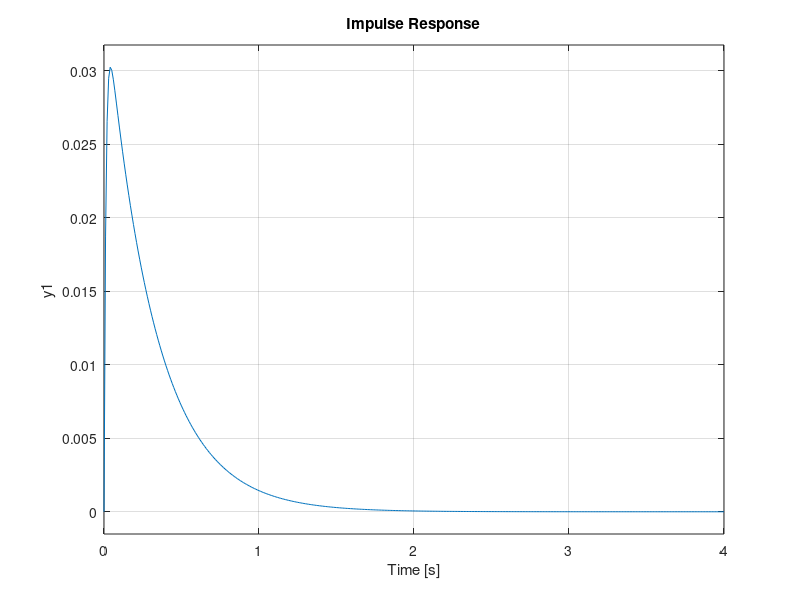
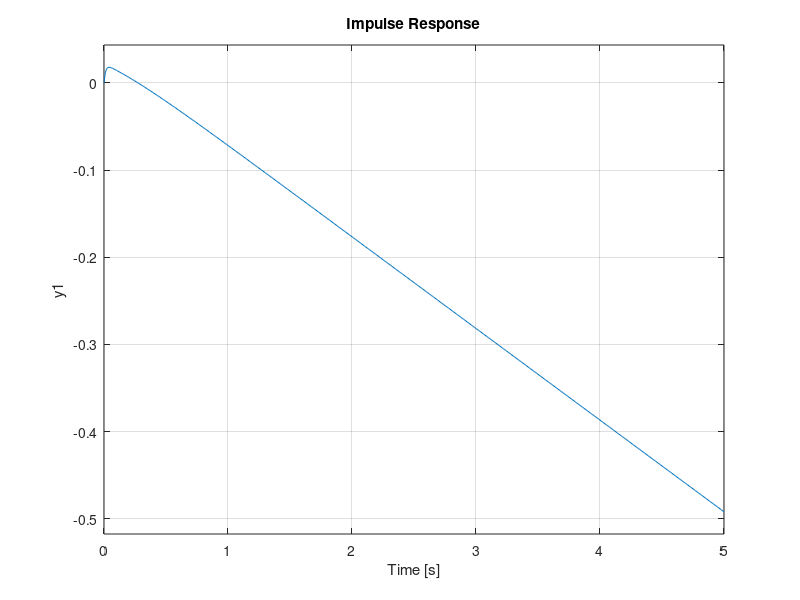

Source code (MATLAB) for these figures, in order:
%Modeling
%%Transfer Function
mCart = 0.5;
mPend = 0.2;
b = 0.1;
I = 0.018;
g = 9.8;
L = 0.3;
q = (mCart+mPend)*(I+mPend*L^2)-(mPend*L)^2;
s = tf('s');

P_cart = (((I+mPend*L^2)/q)*s^2 - (mPend*g*L/q))/(s^4 + (b*(I + mPend*L^2))*s^3/q - ((mCart + mPend)*mPend*g*L)*s^2/q - b*mPend*g*L*s/q);
P_pend = (mPend*L*s/q)/(s^3 + (b*(I + mPend*L^2))*s^2/q - ((mCart + mPend)*mPend*g*L)*s/q - b*mPend*g*L/q);

sys_tf = [P_cart ; P_pend];

inputs = {'u'};
outputs = {'x'; 'phi'};

set(sys_tf,'InputName',inputs)
set(sys_tf,'OutputName',outputs)

%PID controler
%%Pend
Kp = 100;
Ki = 1;
Kd = 30;
C = pid(Kp,Ki,Kd);
T1 = feedback(P_pend,C);

t=0:0.01:4;
impulse(T1,t)
%%Cart
figure
T2 = feedback(1,P_pend*C)*P_cart;
t = 0:0.01:5;
impulse(T2, t);
